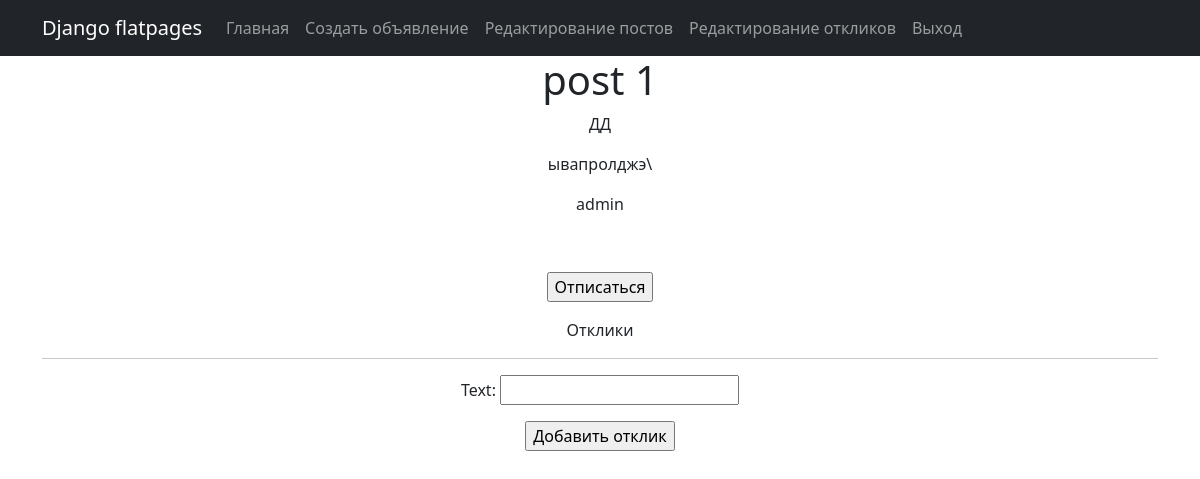
The page /1 (signed in) on the database as committed earlier.
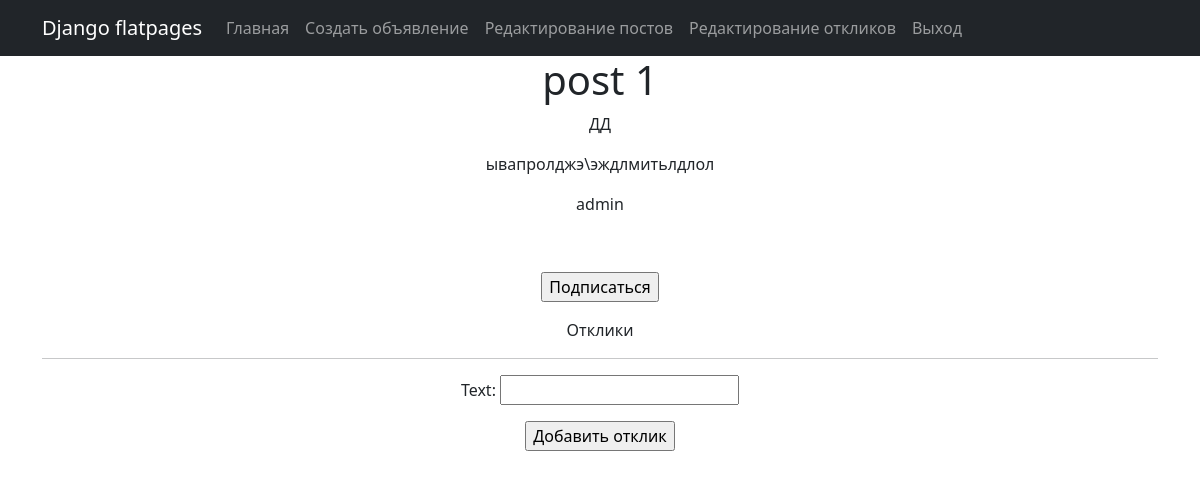
The same page on the database as committed later.
### Post/models.py (models this page shows, shortened)
class Posts(models.Model):
    id_Post = models.BigAutoField(primary_key=True)
    header = models.CharField(verbose_name="Заголовок", max_length=150)
    '''content = RichTextField()'''
    content = RichTextUploadingField('contents')
    author = models.ForeignKey(User, on_delete=models.CASCADE, related_name='Пост_Пользователя')
    category = models.ForeignKey('Category', on_delete=models.CASCADE, related_name='Категория')

class Category(models.Model):
    id_category = models.BigAutoField(primary_key=True)
    name = models.CharField(verbose_name='Категория', max_length=50)
    subscribed = models.ManyToManyField(User, related_name='sub_category')
    def __str__(self):
        return f'{self.name}'

### Post/views.py (the view, shortened to what this page needs)
# urls.py: path('<int:pk>', PostDetail.as_view(), name='post_detail'),
class PostDetail(LoginRequiredMixin, FormMixin, DetailView):
    model = Posts
    template_name = 'post.html'
    context_object_name = 'post'
    form_class = ResponseForm
    def get_context_data(self, **kwargs):
        context = super().get_context_data(**kwargs)
        context['category'] = Category.objects.all()
        return context
    def post(self, request, *args, **kwargs):
        form = self.get_form()
        if form.is_valid():
            return self.form_valid(form)
        else:
            return self.form_invalid(form)

### Post/forms.py
class ResponseForm(ModelForm):
    text = CharField()
    class Meta:
        model = Responses
        fields = ['text']

### Post/models.py (called while the page is built)
    def get_queryset(self):
        return super().get_queryset().filter(Q(status=False, user=get_current_user()) |
                                             Q(status=False, post__author__username=get_current_user()) |
                                             Q(status=True))

### templates/post.html (shortened to what this page needs)
{% extends 'base/default.html' %}
{% block content %}
    <h1>{{ post.header }}</h1>
    <p>{{ post.category }}</p>
    <p>{{ post.content | safe }}</p>
    <p>{{ post.author }}</p>
    <br>
    <p>
            {% if user.is_authenticated %}
                    <form action="/subscribe/" method="POST">
                        {% if request.user not in post.category.subscribed.all %}
                            <input type="submit" name="subscribe_button" value="Подписаться">
                        {% else %}
                            <input type="submit" name="unsubscribe_button" value="Отписаться">
                        {% endif %}
                    </form>
            {% endif %}
    </p>
    <p>Отклики</p>
    <hr>
    <p>
        <form method="POST">
        {{ form.as_p }}
        <input type="submit" value="Добавить отклик">
        </form>
    </p>
{% endblock content %}

Rows that differ between the two databases and show on the page:
changed Posts "post 1": content "ывапролджэ\\" → "ывапролджэ\\эждлмитьлдлол"
Other text that changed with them:
form field subscribe_button: (not shown) → "Подписаться"
form field unsubscribe_button: "Отписаться" → (not shown)
